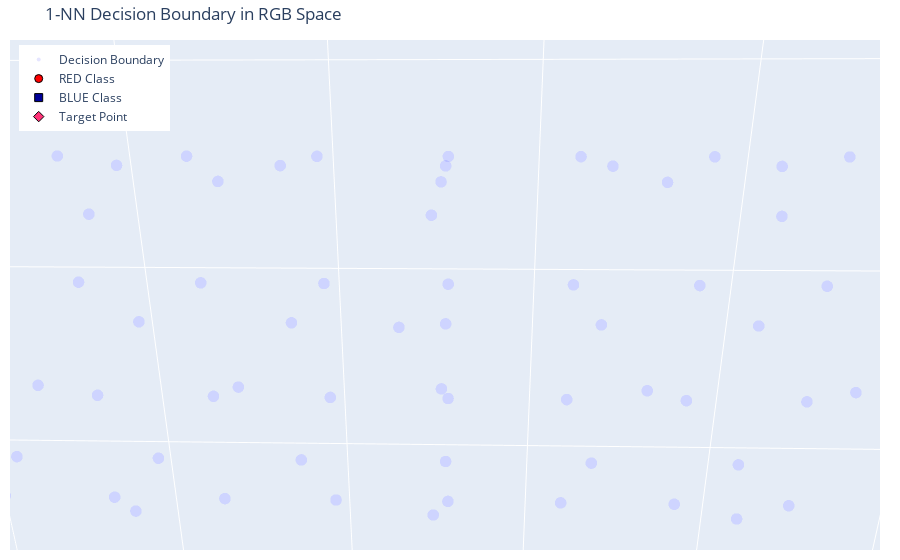

The notebook cell this image was saved under:
### Code cell
import numpy as np
import plotly.graph_objects as go
from scipy.spatial import KDTree

# Original data
data = [[[255,0,0],"RED"], [[255,51,0],"RED"], [[255,102,0],"RED"], 
        [[204,0,0],"RED"], [[190,0,20],"RED"], [[0,0,153],"BLUE"], 
        [[0,51,204],"BLUE"], [[51,51,255],"BLUE"], [[0,102,255], "BLUE"], 
        [[204,0,198],"BLUE"]]

# Prepare training data
points = np.array([d[0] for d in data])
labels = np.array([1 if d[1] == "RED" else 0 for d in data])  # 1=RED, 0=BLUE

# Create KDTree for 1-NN
tree = KDTree(points)

# Create a grid of points in RGB space
step = 32  # Larger step for performance, reduce for higher resolution
grid_r = np.arange(0, 256, step)
grid_g = np.arange(0, 256, step)
grid_b = np.arange(0, 256, step)
R, G, B = np.meshgrid(grid_r, grid_g, grid_b)
grid_points = np.vstack([R.ravel(), G.ravel(), B.ravel()]).T

# Predict class for each grid point
_, indices = tree.query(grid_points)
pred_labels = labels[indices]

# Create plot
fig = go.Figure()

# Add grid points (decision boundary)
fig.add_trace(go.Scatter3d(
    x=grid_points[:, 0],
    y=grid_points[:, 1],
    z=grid_points[:, 2],
    mode='markers',
    marker=dict(
        size=4,
        color=pred_labels,
        colorscale=[[0, 'rgba(0,0,255,0.1)'], [1, 'rgba(255,0,0,0.1)']],
        line=dict(width=0)
    ),
    name='Decision Boundary'
))

# Add original points
red_points = np.array([d[0] for d in data if d[1] == "RED"])
blue_points = np.array([d[0] for d in data if d[1] == "BLUE"])
target_point =  np.array([[255,51,120]])

# RED points
fig.add_trace(go.Scatter3d(
    x=red_points[:, 0],
    y=red_points[:, 1],
    z=red_points[:, 2],
    mode='markers',
    marker=dict(
        size=8,
        color=['rgb({},{},{})'.format(r,g,b) for r,g,b in red_points],
        line=dict(width=1, color='black')
    ),
    name='RED Class'
))

# BLUE points
fig.add_trace(go.Scatter3d(
    x=blue_points[:, 0],
    y=blue_points[:, 1],
    z=blue_points[:, 2],
    mode='markers',
    marker=dict(
        size=8,
        color=['rgb({},{},{})'.format(r,g,b) for r,g,b in blue_points],
        symbol='square',
        line=dict(width=1, color='black')
    ),
    name='BLUE Class'
))

# Target point
fig.add_trace(go.Scatter3d(
    x=target_point[:,0],
    y=target_point[:,1],
    z=target_point[:,2],
    mode='markers',
    marker=dict(
        size=8,
        color=['rgb({},{},{})'.format(r,g,b) for r,g,b in target_point],
        symbol='diamond',
        line=dict(width=1, color='black')
    ),
    name='Target Point'
))

# Configure layout
fig.update_layout(
    scene=dict(
        xaxis=dict(title='<b>RED</b>', range=[0,260], titlefont=dict(color='red')),
        yaxis=dict(title='<b>GREEN</b>', range=[0,260], titlefont=dict(color='green')),
        zaxis=dict(title='<b>BLUE</b>', range=[0,260], titlefont=dict(color='blue')),
        aspectmode='cube'
    ),
    title='1-NN Decision Boundary in RGB Space',
    margin=dict(r=20, b=10, l=10, t=40),
    legend=dict(yanchor="top", y=0.99, xanchor="left", x=0.01)
)

fig.show()

### Figure 1 — Plotly figure (JSON) as saved in the notebook; plotly's stock layout.template omitted (floating-point values rounded to 4 significant figures; data arrays with more than 128 entries replaced by an {"elided": "..."} marker saying what was removed)
{"data": [{"marker": {"color": {"elided": "512 int values"}, "colorscale": [[0, "rgba(0,0,255,0.1)"], [1, "rgba(255,0,0,0.1)"]], "line": {"width": 0}, "size": 4}, "mode": "markers", "name": "Decision Boundary", "type": "scatter3d", "x": {"elided": "512 int values"}, "y": {"elided": "512 int values"}, "z": {"elided": "512 int values"}}, {"marker": {"color": ["rgb(255,0,0)", "rgb(255,51,0)", "rgb(255,102,0)", "rgb(204,0,0)", "rgb(190,0,20)"], "line": {"color": "black", "width": 1}, "size": 8}, "mode": "markers", "name": "RED Class", "type": "scatter3d", "x": [255, 255, 255, 204, 190], "y": [0, 51, 102, 0, 0], "z": [0, 0, 0, 0, 20]}, {"marker": {"color": ["rgb(0,0,153)", "rgb(0,51,204)", "rgb(51,51,255)", "rgb(0,102,255)", "rgb(204,0,198)"], "line": {"color": "black", "width": 1}, "size": 8, "symbol": "square"}, "mode": "markers", "name": "BLUE Class", "type": "scatter3d", "x": [0, 0, 51, 0, 204], "y": [0, 51, 51, 102, 0], "z": [153, 204, 255, 255, 198]}, {"marker": {"color": ["rgb(255,51,120)"], "line": {"color": "black", "width": 1}, "size": 8, "symbol": "diamond"}, "mode": "markers", "name": "Target Point", "type": "scatter3d", "x": [255], "y": [51], "z": [120]}], "layout": {"autosize": true, "legend": {"x": 0.01, "xanchor": "left", "y": 0.99, "yanchor": "top"}, "margin": {"b": 10, "l": 10, "r": 20, "t": 40}, "scene": {"aspectmode": "cube", "aspectratio": {"x": 1, "y": 1, "z": 1}, "camera": {"center": {"x": 0, "y": 0, "z": 0}, "eye": {"x": 0.08704, "y": 0.001856, "z": 0.02472}, "projection": {"type": "perspective"}, "up": {"x": 0, "y": 0, "z": 1}}, "xaxis": {"range": [0, 260], "title": {"font": {"color": "red"}, "text": "<b>RED</b>"}, "type": "linear"}, "yaxis": {"range": [0, 260], "title": {"font": {"color": "green"}, "text": "<b>GREEN</b>"}, "type": "linear"}, "zaxis": {"range": [0, 260], "title": {"font": {"color": "blue"}, "text": "<b>BLUE</b>"}, "type": "linear"}}, "title": {"text": "1-NN Decision Boundary in RGB Space"}}}
